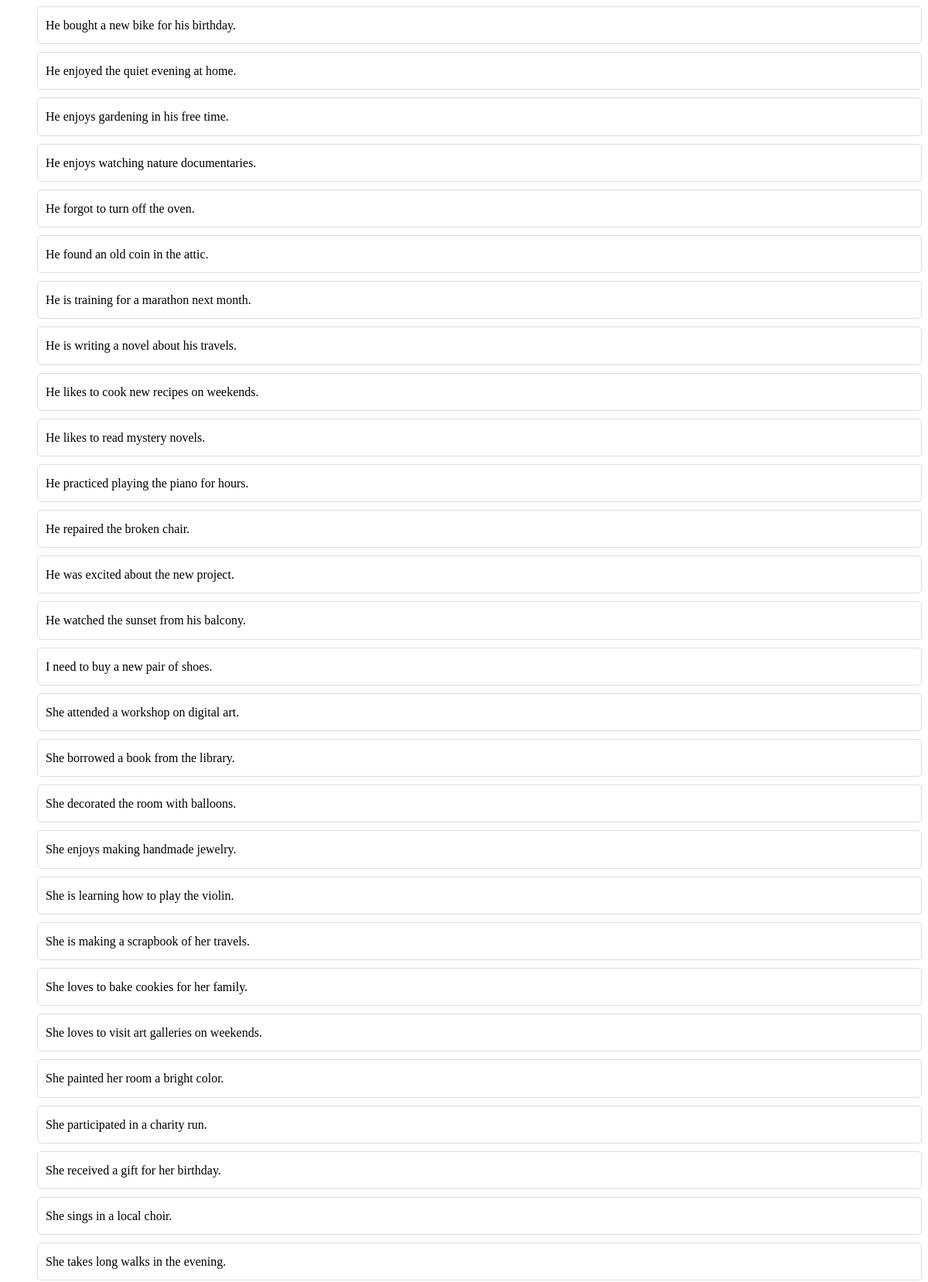
Page /sentences/fetch_all.php (signed in, upper part) on the committed database.
### tables this page shows
CREATE TABLE sentences (
    id INT AUTO_INCREMENT PRIMARY KEY,
    user_id INT,
    word_id INT,
    sentence TEXT(200) NOT NULL,
    translation TEXT(255) NOT NULL,
    FOREIGN KEY (user_id) REFERENCES users(id) ON DELETE CASCADE,
    FOREIGN KEY (word_id) REFERENCES words(id) ON DELETE CASCADE
);

### config.php (called while the page is built, shortened)
<?php
class Query
{
    private $conn;
    public function __construct()
    {
        $servername = "localhost";
        $username = "milliyto_shop";
        $password = "X?t&e#iF3Fc*";
        $dbname = "milliyto_english";
        $this->conn = new mysqli($servername, $username, $password, $dbname);
    }
    public function executeQuery($sql, $params = [], $types = "")
    {
        $stmt = $this->conn->prepare($sql);
        if ($params) {
            $stmt->bind_param($types, ...$params);
        }
        if (!$stmt->execute()) {
            die("Error: " . $stmt->error);
        }
        return $stmt;
    }
    public function select($table, $columns = "*", $condition = "", $params = [], $types = "")
    {
        $sql = "SELECT $columns FROM $table $condition";
        $stmt = $this->executeQuery($sql, $params, $types);
        return $stmt->get_result()->fetch_all(MYSQLI_ASSOC);
    }
    public function search($table, $columns = "*", $condition = "", $params = [], $types = "")
    {
        return $this->select($table, $columns, $condition, $params, $types);
    }
}

### sentences/fetch_all.php (the view, shortened to what this page needs)
<?php
include '../config.php';
$query = new Query();
$userId = $_SESSION['user_id'];
$lang = isset($_GET['lang']) ? $_GET['lang'] : 'eng';
$sentenceSearch = isset($_GET['query']) ? $_GET['query'] : '';
$results = [];
$queryParam = $query->validate($sentenceSearch);
if ($lang == 'uz') {
    $searchCondition = !empty($sentenceSearch) ? "translation LIKE ?" : '';
    $orderBy = 'translation ASC';
} else {
    $searchCondition = !empty($sentenceSearch) ? "sentence LIKE ?" : '';
    $orderBy = 'sentence ASC';
}
if ($searchCondition) {
    $results = $query->search(
        'sentences',
        '*',
        "WHERE user_id = ? AND $searchCondition ORDER BY $orderBy",
        [$userId, "%$queryParam%"],
        "is"
    );
} else {
    $results = $query->select(
        'sentences',
        '*',
        "WHERE user_id = ? ORDER BY $orderBy",
        [$userId],
        'i'
    );
}
$likedSentences = $query->search('liked_sentences', 'sentence_id', 'WHERE user_id = ?', [$userId], 'i');
$likedSentenceIds = array_column($likedSentences, 'sentence_id');
if ($results) {
    usort($results, function ($a, $b) use ($sentenceSearch) {
        $sentenceSearchLower = strtolower($sentenceSearch);
        $aStartsWith = strtolower(substr($a['sentence'], 0, strlen($sentenceSearchLower))) === $sentenceSearchLower;
        $bStartsWith = strtolower(substr($b['sentence'], 0, strlen($sentenceSearchLower))) === $sentenceSearchLower;
        if ($aStartsWith && !$bStartsWith)
            return -1;
        if (!$aStartsWith && $bStartsWith)
            return 1;
        return strcmp($a['sentence'], $b['sentence']);
    });
    $html = "<ul>";
    foreach ($results as $index => $row) {
        $sentenceId = "sentence_" . $index;
        $likeId = "heart_" . $index;
        $text = $lang == 'uz' ? htmlspecialchars($row['translation']) : htmlspecialchars($row['sentence']);
        $isLiked = in_array($row['id'], $likedSentenceIds);
        $isExpanded = isset($expandedSentences[$row['id']]) ? 'expanded' : '';
        $html .= "<div class='vocabulary'>
            <li id='{$sentenceId}' class='{$isExpanded}' onclick='toggleExpand(this)'>{$text}</li>
            <div class='buttons'>
                <i class='fas fa-volume-up' onclick=\"speakText('{$sentenceId}')\"></i>
                <i class='fas fa-heart " . ($isLiked ? 'liked' : '') . "' id='{$likeId}' onclick=\"Liked('{$likeId}', '{$row['id']}')\"></i>
                <i class='fas fa-info-circle' onclick='showInfo(" . json_encode(["sentence" => $row["sentence"], "translation" => $row["translation"], "id" => $row["id"]], JSON_HEX_APOS | JSON_HEX_QUOT) . ")'></i>
            </div>
        </div>";
    }
    $html .= "</ul>";
    echo $html;
} else {
    echo "<div class='information-not-found'>
    <i class='fas fa-exclamation-circle'></i>
    <p>Information not found</p>
  </div>";
}
?>

### sentences/fetch_all.php (style rules this page uses)
.vocabulary { display: flex; align-items: center; justify-content: space-between; margin-bottom: 10px; padding: 10px; border: 1px solid #ddd; border-radius: 5px; gap: 10px; }
.vocabulary li { white-space: nowrap; overflow: hidden; text-overflow: ellipsis; cursor: pointer; }
.vocabulary { line-height: 1.7; }

### rows in the picture
sentences: sentence "He bought a new bike for his birthday."
sentences: sentence "He enjoyed the quiet evening at home."
sentences: sentence "He enjoys gardening in his free time."
sentences: sentence "He enjoys watching nature documentaries."
sentences: sentence "He forgot to turn off the oven."
sentences: sentence "He found an old coin in the attic."
sentences: sentence "He is training for a marathon next month."
sentences: sentence "He is writing a novel about his travels."
sentences: sentence "He likes to cook new recipes on weekends."
sentences: sentence "He likes to read mystery novels."
sentences: sentence "He practiced playing the piano for hours."
sentences: sentence "He repaired the broken chair."
sentences: sentence "He was excited about the new project."
sentences: sentence "He watched the sunset from his balcony."
sentences: sentence "I need to buy a new pair of shoes."
sentences: sentence "She attended a workshop on digital art."
sentences: sentence "She borrowed a book from the library."
sentences: sentence "She decorated the room with balloons."
sentences: sentence "She enjoys making handmade jewelry."
sentences: sentence "She is learning how to play the violin."
sentences: sentence "She is making a scrapbook of her travels."
sentences: sentence "She loves to bake cookies for her family."
sentences: sentence "She loves to visit art galleries on weekends."
sentences: sentence "She painted her room a bright color."
sentences: sentence "She participated in a charity run."
sentences: sentence "She received a gift for her birthday."
sentences: sentence "She sings in a local choir."
sentences: sentence "She takes long walks in the evening."
